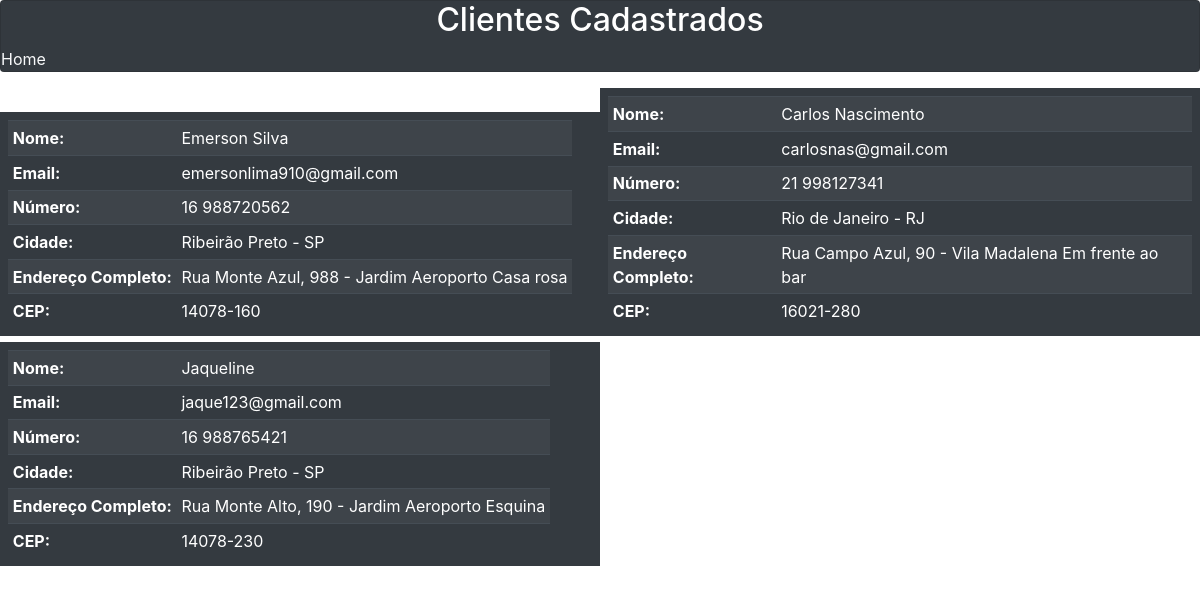
Page /query/showClients.php on the committed database.
### tables this page shows
create table cliente(
	idCliente int not null auto_increment,
    nome_cliente varchar(80) not null,
    email_cliente varchar(100) not null,
    primary key(idCliente)
);

create table telefone(
	idTelefone int not null auto_increment,
    ddd int not null,
    numero int not null,
    fkCliente int not null,
    primary key(idTelefone),
    foreign key(fkCliente) references cliente (idCliente)
);

create table enderecos(
	idEndereco int not null auto_increment,
    cep varchar(10) not null,
    endereco varchar(80) not null,
    numero int,
    complemento varchar(50) default 'S/C',
    bairro varchar(80) not null,
    nome_cidade varchar(60) not null,
    sigla_estado varchar(2) not null,
    fkCliente int not null,
    primary key(idEndereco),
    foreign key(fkCliente) references cliente (idCliente)
);

### query/showClients.php (the view, shortened to what this page needs)
<!doctype html>
<html lang="pt-br">
  <head>
    <link rel="stylesheet" href="https://stackpath.bootstrapcdn.com/bootstrap/4.3.1/css/bootstrap.min.css">
  </head>
  <body>
    <b4-header>
      <div class="card text-white bg-dark mb-3">
        <h2 align="center">Clientes Cadastrados</h2>
        <a class="text-light" href="../index.php" >Home</a>
      </div>
    </b4-header>
      <div class="table-responsive">
              <?php
                    include "conn.inc";
                    $sql = "SELECT cliente.nome_cliente, cliente.email_cliente, telefone.ddd, telefone.numero, enderecos.nome_cidade, enderecos.sigla_estado, enderecos.cep, enderecos.endereco, enderecos.numero, enderecos.complemento, enderecos.bairro FROM
                            cliente INNER JOIN telefone ON cliente.idCliente = telefone.fkCliente
                                    INNER JOIN enderecos ON cliente.idCliente = enderecos.fkCliente";
                    $res = mysqli_query($con, $sql);
                    while( $reg = mysqli_fetch_row($res) ){
                        $nameClient = $reg[0];
                        $emailClient = $reg[1];
                        $numberClient = [ $reg[2], $reg[3] ];
                        $stateCityClient = [ $reg[4], $reg[5] ];
                        $addressClient = [ $reg[6], $reg[7], $reg[8], $reg[9], $reg[10] ];
                        echo "<table class='table table-sm table-striped table-dark table-hover w-50 d-inline-block p-2 m-0'>";
                        echo "<tbody>";
                        echo "<tr>";
                        echo "<th scope='row'>Nome:</th>";
                        echo "<td>$nameClient</td>";
                        echo "</tr>";
                        echo "<tr>";
                        echo "<th scope='row'>Email:</th>";
                        echo "<td>$emailClient</td>";
                        echo "</tr>";
                        echo "<tr>";
                        echo "<th scope='row'>Número:</th>";
                        echo "<td>$numberClient[0] $numberClient[1]</td>";
                        echo "</tr>";
                        echo "<tr>";
                        echo "<th scope='row'>Cidade:</th>";
                        echo "<td>$stateCityClient[0] - $stateCityClient[1]</td>";
                        echo "</tr>";
                        echo "<tr>";
                        echo "<th scope='row'>Endereço Completo:</th>";
                        echo "<td>$addressClient[1], $addressClient[2] - $addressClient[4] $addressClient[3]</td>";
                        echo "</tr>";
                        echo "<tr>";
                        echo "<th scope='row'>CEP:</th>";
                        echo "<td>$addressClient[0]</td>";
                        echo "</tr>";
                        echo "</tbody>";
                        echo "</table>";
                    }
              ?>
      </div>
  </body>
</html>

### rows in the picture
cliente: nome_cliente "Emerson Silva", email_cliente "emersonlima910@gmail.com", telefone.ddd "16", telefone.numero "988720562", enderecos.nome_cidade "Ribeirão Preto", enderecos.sigla_estado "SP", enderecos.endereco "Rua Monte Azul", enderecos.numero "988", enderecos.bairro "Jardim Aeroporto", enderecos.complemento "Casa rosa", enderecos.cep "14078-160"
cliente: nome_cliente "Carlos Nascimento", email_cliente "carlosnas@gmail.com", telefone.ddd "21", telefone.numero "998127341", enderecos.nome_cidade "Rio de Janeiro", enderecos.sigla_estado "RJ", enderecos.endereco "Rua Campo Azul", enderecos.numero "90", enderecos.bairro "Vila Madalena", enderecos.complemento "Em frente ao bar", enderecos.cep "16021-280"
cliente: nome_cliente "Jaqueline", email_cliente "jaque123@gmail.com", telefone.ddd "16", telefone.numero "988765421", enderecos.nome_cidade "Ribeirão Preto", enderecos.sigla_estado "SP", enderecos.endereco "Rua Monte Alto", enderecos.numero "190", enderecos.bairro "Jardim Aeroporto", enderecos.complemento "Esquina", enderecos.cep "14078-230"
